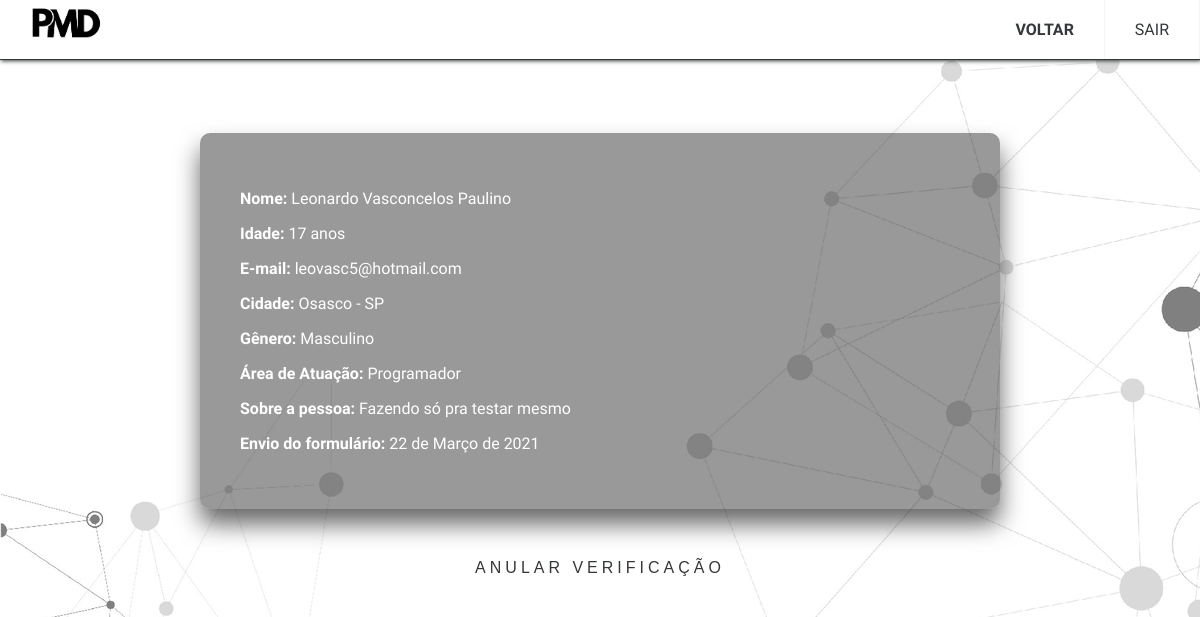
/admin/tc_veri.php?num1=641206&cod=25 (signed in), run on the app's committed database.
### tables this page shows
CREATE TABLE IF NOT EXISTS `insc_tc` (
  `id` int(11) NOT NULL AUTO_INCREMENT,
  `nome` varchar(128) NOT NULL,
  `idade` int(11) NOT NULL,
  `email` varchar(64) NOT NULL,
  `cidade` varchar(64) NOT NULL,
  `genero` varchar(32) NOT NULL,
  `area_de_atuacao` varchar(64) NOT NULL,
  `voce` varchar(264) NOT NULL,
  `data` varchar(10) NOT NULL,
  `verificado` tinyint(1) NOT NULL,
  PRIMARY KEY (`id`)
);

### admin/tc_veri.php (the view, shortened to what this page needs)
<?php
if(isset($_SESSION["numLogin"])){
    $n1 = $_GET['num1'];
}else{
    exit;
}
?>
<!DOCTYPE html>
<html lang="pt-br">
<head>
    <link href="../index.css" rel="stylesheet" type="text/css">
    <link href="../bar.css" rel="stylesheet" type="text/css">
    <link href="../parceiros.css" rel="stylesheet">
    <link href="button.css" rel="stylesheet">
    <link href="div.css" rel="stylesheet">
</head>
<body>
<header class="header">
  <img src="../img\logo.png" id="logo1" title="Projeto Midia">
  <ul class="menu">
    <li><a href="tc.php?<?php echo 'num1='.$n1; ?>" id='QS' class="neg">VOLTAR</a></li>
    <li><a href="#c2" id='EQ' onmouseover="this.style.backgroundColor='#ff0000'; this.style.color='#ffffff'"
    onmouseout="this.style.backgroundColor='#ffffff';this.style.color='#353839'" onclick="location.href='destroy.php'">SAIR</a></li>
  </ul>
</header>
<br><br><br><br><br><br><br>
<div class = 'login-box'>
<form name="mensagem" action="<?php echo $_SERVER['PHP_SELF'].'?num1='.$n1.'&cod='.$_GET['cod']?>" method='POST'>
    <?php
$codigo = $_GET['cod'];
include 'conexao.inc';
$sql = "SELECT* FROM insc_tc WHERE id = $codigo";
$res = mysqli_query($conexao, $sql);
while($elemento = mysqli_fetch_row($res)){
    $id = $elemento[0];
    $nome = $elemento[1];
    $idade = $elemento[2];
    $email = $elemento[3];
    $cidade = $elemento[4];
    $genero = $elemento[5];
    $area = $elemento[6];
    $voce = $elemento[7];
    $data = $elemento[8];
    $tc = "SELECT* FROM insc_tc WHERE verificado = 1";
    $res_tc = mysqli_query($conexao, $tc);
    while($elemento_tc = mysqli_fetch_row($res_tc)){
      $id = $elemento_tc[0];
      $nome = $elemento_tc[1];
      $idade = $elemento_tc[2];
      $email = $elemento_tc[3];
      $cidade = $elemento_tc[4];
      $genero = $elemento_tc[5];
      $area = $elemento_tc[6];
      $voce = $elemento_tc[7];
      $data = $elemento_tc[8];
    }
    $dia = substr($data, 8);
    $mes = substr($data, 5, 2);
    $ano = substr($data, 0, 4);
    if($mes == "01"){
      $mes = "Janeiro";
    }elseif($mes == "02"){
      $mes = "Fevereiro";
    }elseif($mes == "03"){
      $mes = "Março";
    }elseif($mes == "04"){
      $mes = "Abril";
    }elseif($mes == "05"){
      $mes = "Maio";
    }elseif($mes == "06"){
      $mes = "Junho";
    }elseif($mes == "07"){
      $mes = "Julho";
    }elseif($mes == "08"){
      $mes = "Agosto";
    }elseif($mes == "09"){
      $mes = "Setembro";
    }elseif($mes == "10"){
      $mes = "Outubro";
    }elseif($mes == "11"){
      $mes = "Novembro";
    }elseif($mes == "12"){
      $mes = "Dezembro";
    }
    echo "
    <a href='tc_ver.php?num1=".$n1."&cod=".$id."'>
      <div class='box'>
          <p><b>Nome: </b>$nome </p>
          <p><b>Idade: </b>$idade anos</p>
          <p><b>E-mail: </b>$email </p>
          <p><b>Cidade: </b>$cidade </p>
          <p><b>Gênero: </b>$genero </p>
          <p><b>Área de Atuação: </b>$area </p>
          <p><b>Sobre a pessoa: </b>$voce </p>
          <p><b>Envio do formulário: </b>$dia de $mes de $ano </p>
      </div>
    </a>
    <br><br>
  ";
}
?>
<center>
<button name='verificar'>
        <span></span>
        <span></span>
        <span></span>
        <span></span>
        ANULAR VERIFICAÇÃO
      </button>
</center>
    </form>
</div>
<br><br><br>

### index.css (style rules this page uses)
body { margin: 0; font-family: 'Montserrat', sans-serif; font-family: 'Mukta', sans-serif; background-image: url('img/background.jpg'); }
p { text-align: justify; }

### bar.css (style rules this page uses)
body { margin: 0; font-family: 'Nanum Gothic', sans-serif; background-color: #f4f4f4; }
#logo1 { width: 6%; margin-top:0.50%; margin-left: 2.5%; margin-right: 2.5%; cursor: pointer; }
.header { background-color: #fff; box-shadow: 1px 1px 4px 0 #353839; position: fixed; width: 100%; z-index: 3; border-bottom:solid #353839 1px; }
.header ul { margin: 0; padding: 0; list-style: none; overflow: hidden; background-color: #fff; }
.header li a { display: block; padding: 13px 20px; border-right: 1px solid #f4f4f4; text-decoration: none; color:#353839; }
.header .menu { clear: both; max-height: 0; transition: max-height .2s ease-out; }
@media (min-width: 48em) { .header li { float: left; } }
@media (min-width: 48em) { .header li a { padding: 20px 30px; } }
@media (min-width: 48em) { .header .menu { clear: none; float: right; max-height: none; } }

### admin/button.css (style rules this page uses)
html { height: 100%; }
body { margin:0; padding:0; margin: 0; font-family: 'Nanum Gothic', sans-serif; background-image: url('img/background.jpg'); }
#center, button { margin: auto; }
button { background-color: transparent; border-color: transparent; cursor: pointer; }
.login-box form button { position: relative; display: inline-block; padding: 10px 20px; color: #353839; font-size: 16px; text-decoration: none; text-transform: uppercase; overflow: hidden; transition: .5s; letter-spacing: 4px; text-align: center; }
.login-box button span { position: absolute; display: block; }
.login-box button span:nth-child(1) { top: 0; left: -100%; width: 100%; height: 2px; background: linear-gradient(90deg, transparent, #353839); animation: btn-anim1 1s linear infinite; }
.login-box button span:nth-child(2) { top: -100%; right: 0; width: 2px; height: 100%; background: linear-gradient(180deg, transparent, #353839); animation: btn-anim2 1s linear infinite; animation-delay: .25s }
.login-box button span:nth-child(3) { bottom: 0; right: -100%; width: 100%; height: 2px; background: linear-gradient(270deg, transparent, #353839); animation: btn-anim3 1s linear infinite; animation-delay: .5s }
.login-box button span:nth-child(4) { bottom: -100%; left: 0; width: 2px; height: 100%; background: linear-gradient(360deg, transparent, #353839); animation: btn-anim4 1s linear infinite; animation-delay: .75s }

### admin/div.css (style rules this page uses)
body { background-image: url('../img/background.jpg'); }
.box { top: 50%; left: 50%; width: 800px; padding: 40px; background: rgba(0,0,0,.4); box-sizing: border-box; box-shadow: 0 15px 25px rgba(0,0,0,.6); border-radius: 10px; margin: auto; }
a { text-decoration: none; color: #ffffff; }
p { text-decoration: none; color: #ffffff; }
.neg { font-weight: bold; }

### data on the page
insc_tc: nome "Leonardo Vasconcelos Paulino", idade "17", email "leovasc5@hotmail.com", cidade "Osasco - SP", genero "Masculino", area_de_atuacao "Programador", voce "Fazendo só pra testar mesmo", data "22", data "Março", data "2021"
